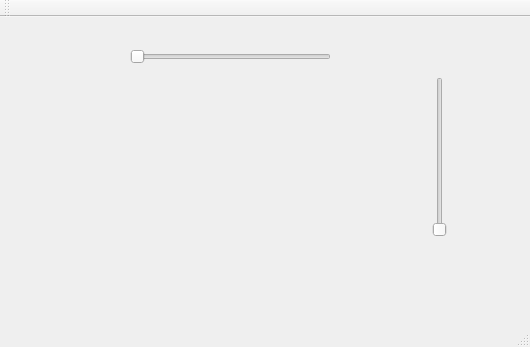
<?xml version="1.0" encoding="UTF-8"?>
<ui version="4.0">
 <class>MainWindow</class>
 <widget class="QMainWindow" name="MainWindow">
  <property name="geometry">
   <rect>
    <x>0</x>
    <y>0</y>
    <width>530</width>
    <height>347</height>
   </rect>
  </property>
  <property name="windowTitle">
   <string>MainWindow</string>
  </property>
  <widget class="QWidget" name="centralWidget">
   <widget class="QSlider" name="horizontalSlider">
    <property name="geometry">
     <rect>
      <x>130</x>
      <y>30</y>
      <width>201</width>
      <height>20</height>
     </rect>
    </property>
    <property name="orientation">
     <enum>Qt::Horizontal</enum>
    </property>
   </widget>
   <widget class="QSlider" name="verticalSlider">
    <property name="geometry">
     <rect>
      <x>430</x>
      <y>60</y>
      <width>19</width>
      <height>160</height>
     </rect>
    </property>
    <property name="orientation">
     <enum>Qt::Vertical</enum>
    </property>
   </widget>
  </widget>
  <widget class="QMenuBar" name="menuBar">
   <property name="geometry">
    <rect>
     <x>0</x>
     <y>0</y>
     <width>530</width>
     <height>21</height>
    </rect>
   </property>
  </widget>
  <widget class="QToolBar" name="mainToolBar">
   <attribute name="toolBarArea">
    <enum>TopToolBarArea</enum>
   </attribute>
   <attribute name="toolBarBreak">
    <bool>false</bool>
   </attribute>
  </widget>
  <widget class="QStatusBar" name="statusBar"/>
 </widget>
 <layoutdefault spacing="6" margin="11"/>
 <resources/>
 <connections/>
</ui>
